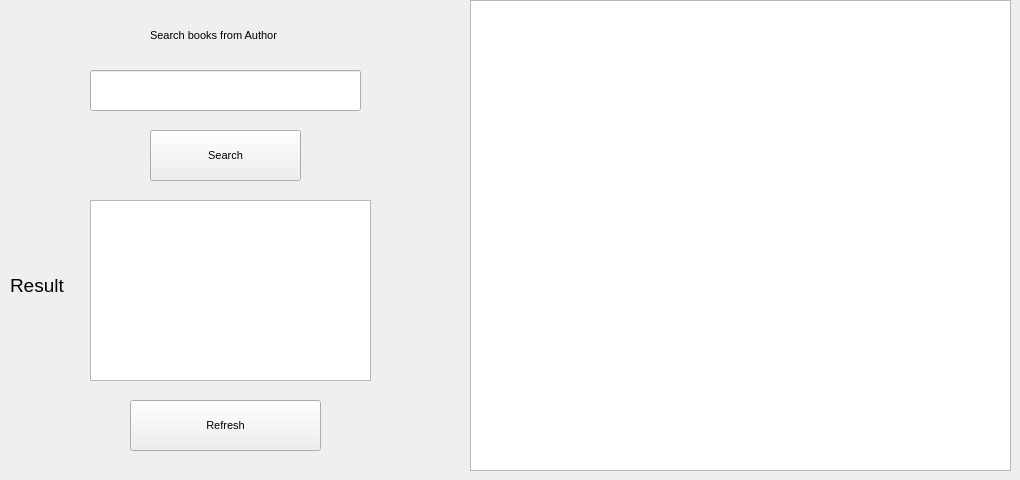
      <widget class="QWidget" name="tab_8">
       <attribute name="title">
        <string>Author</string>
       </attribute>
       <widget class="QTableWidget" name="tableWidget_3">
        <property name="geometry">
         <rect>
          <x>470</x>
          <y>0</y>
          <width>541</width>
          <height>471</height>
         </rect>
        </property>
        <property name="font">
         <font>
          <family>Segoe UI</family>
          <pointsize>8</pointsize>
         </font>
        </property>
       </widget>
       <widget class="QLineEdit" name="lineEdit_24">
        <property name="geometry">
         <rect>
          <x>90</x>
          <y>70</y>
          <width>271</width>
          <height>41</height>
         </rect>
        </property>
       </widget>
       <widget class="QPushButton" name="pushButton_23">
        <property name="geometry">
         <rect>
          <x>150</x>
          <y>130</y>
          <width>151</width>
          <height>51</height>
         </rect>
        </property>
        <property name="font">
         <font>
          <family>Segoe UI</family>
          <pointsize>8</pointsize>
         </font>
        </property>
        <property name="text">
         <string>Search</string>
        </property>
       </widget>
       <widget class="QLabel" name="label_30">
        <property name="geometry">
         <rect>
          <x>150</x>
          <y>20</y>
          <width>161</width>
          <height>31</height>
         </rect>
        </property>
        <property name="font">
         <font>
          <family>Segoe UI</family>
          <pointsize>8</pointsize>
         </font>
        </property>
        <property name="styleSheet">
         <string notr="true">background-color: rgba(0,0,0,0%);</string>
        </property>
        <property name="text">
         <string>Search books from Author</string>
        </property>
       </widget>
       <widget class="QTextEdit" name="textEdit_5">
        <property name="geometry">
         <rect>
          <x>90</x>
          <y>200</y>
          <width>281</width>
          <height>181</height>
         </rect>
        </property>
       </widget>
       <widget class="QLabel" name="label_31">
        <property name="geometry">
         <rect>
          <x>10</x>
          <y>270</y>
          <width>71</width>
          <height>31</height>
         </rect>
        </property>
        <property name="font">
         <font>
          <family>Segoe UI</family>
          <pointsize>14</pointsize>
         </font>
        </property>
        <property name="styleSheet">
         <string notr="true">background-color: rgba(0,0,0,0%);</string>
        </property>
        <property name="text">
         <string>Result</string>
        </property>
       </widget>
       <widget class="QPushButton" name="pushButton_24">
        <property name="geometry">
         <rect>
          <x>130</x>
          <y>400</y>
          <width>191</width>
          <height>51</height>
         </rect>
        </property>
        <property name="font">
         <font>
          <family>Segoe UI</family>
          <pointsize>8</pointsize>
         </font>
        </property>
        <property name="text">
         <string>Refresh</string>
        </property>
       </widget>
      </widget>
